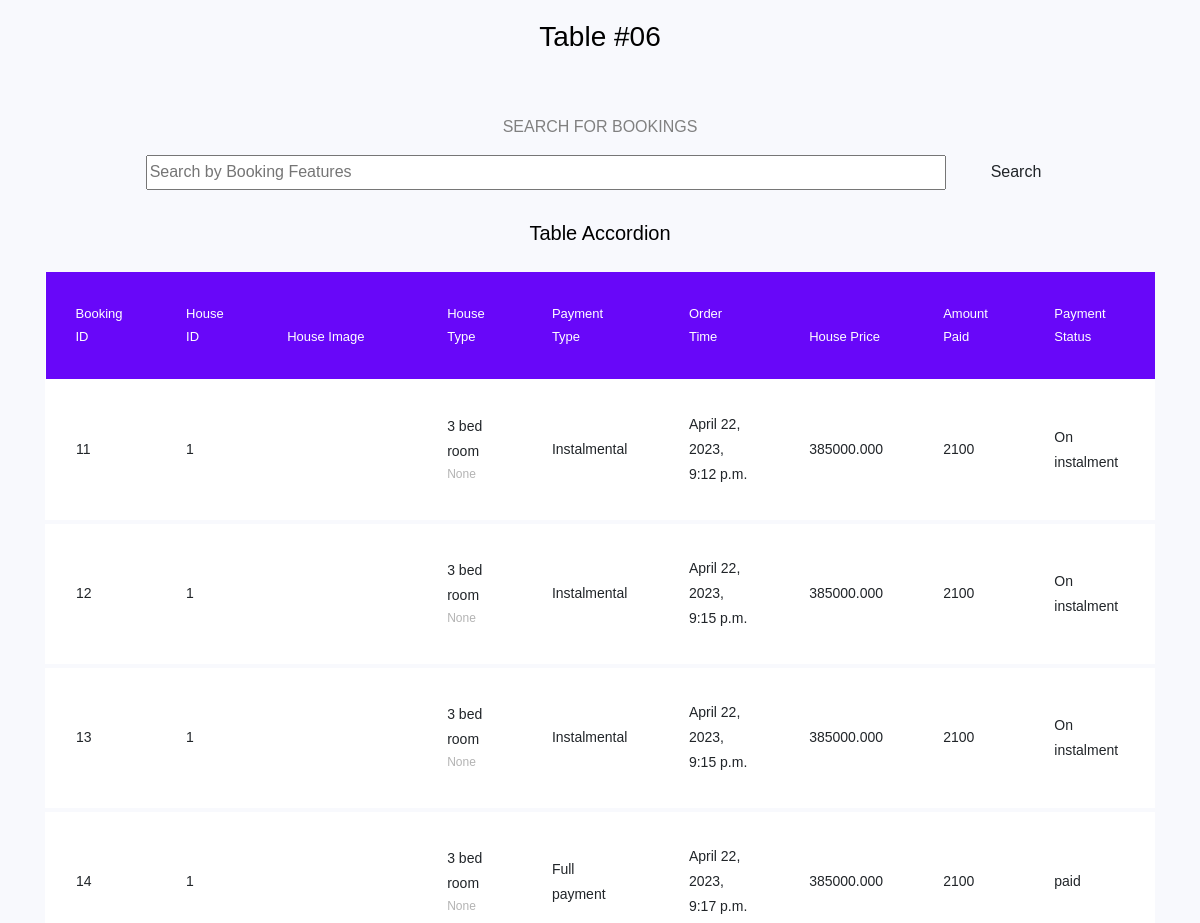
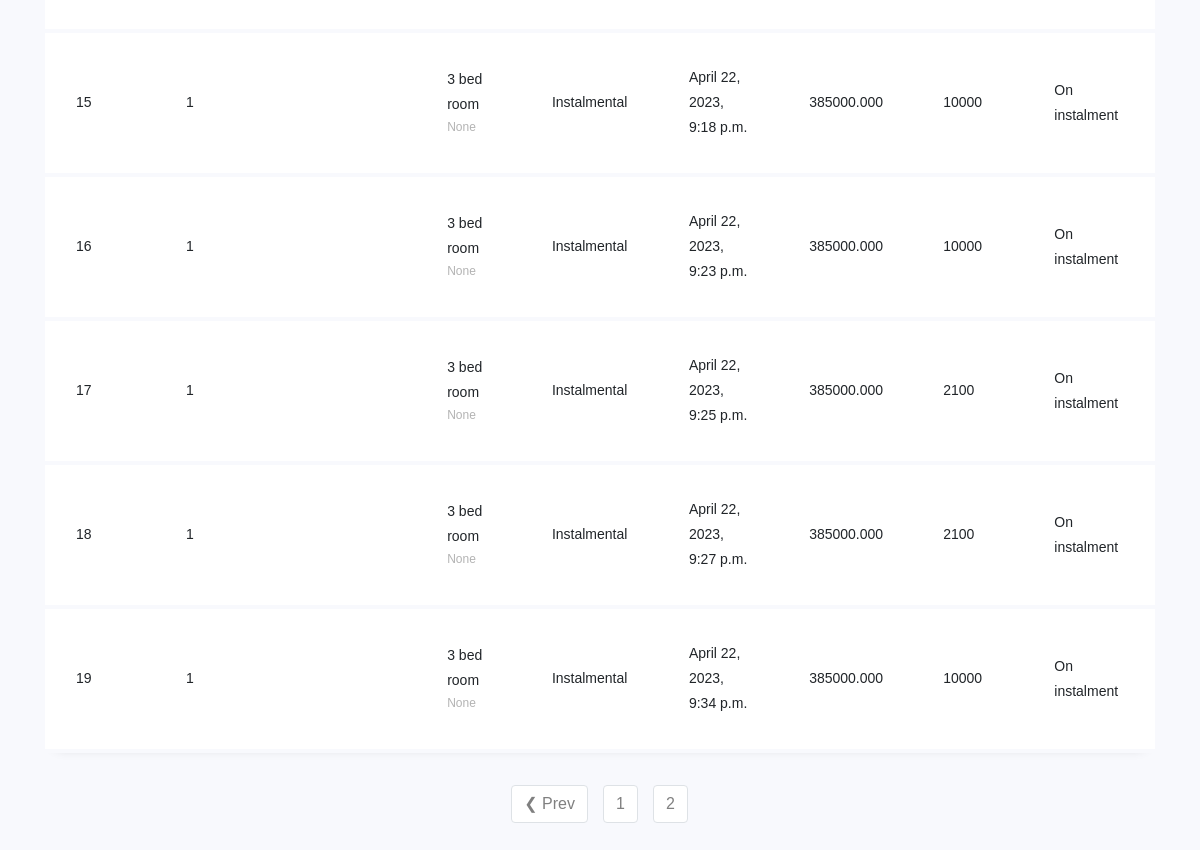
The app's page /bookings/?page=2 with its own data (2 pictures, top to bottom).
### base/models.py (models this page shows, shortened)
class Booking(models.Model):
    house = models.ForeignKey('House', models.CASCADE)# Field name made lowercase.
    payment_type = models.ForeignKey('PaymentType', models.CASCADE, blank=True, null=True)
    order_time = models.DateTimeField(blank=True, null=True, auto_now_add=True)
    pay_status = models.ForeignKey('PaymentStatus', models.CASCADE)
    paid = models.IntegerField(blank=True, null=True)
    house_price = models.IntegerField(blank=True, null=True)

class House(models.Model):
    price = models.IntegerField(blank=True, null=True)
    description = models.TextField(null=True, blank=True)
    type = models.ForeignKey('HouseTypes', models.CASCADE)  # Field name made lowercase.
    location = models.ForeignKey('HouseLocation', models.CASCADE)  # Field name made lowercase.
    conpletion_status = models.ForeignKey(ConpletionStatus, models.CASCADE,)  # Field name made lowercase.
    class Meta:
        ordering = ['id']
    def __str__(self):
        return str(self.id)
    @property
    def total_price(self):
        value = self.location.value
        price = self.type.price
        return (value * price) + price

class HouseTypes(models.Model):
    house_type = models.CharField(max_length=45)
    price = models.IntegerField(blank=True, null=True)
    def __str__(self):
        return self.house_type

class PaymentType(models.Model):
    payment_type = models.CharField(max_length=45, blank=True, null=True)
    def __str__(self):
        return self.payment_type

class HouseLocation(models.Model):
    location = models.CharField(max_length=45)
    value = models.DecimalField(max_digits=5, decimal_places=3, blank=True, null=True)

class PaymentStatus(models.Model):
    payment_status = models.CharField(max_length=25)
    def __str__(self):
        return self.payment_status

### base/views.py (the view)
# urls.py: path('bookings/', views.booking, name ='bookings'),
def booking(request):
    booking, search_query = searchBooking(request)
    custom_rangeb, booking = paginateBooking(request, booking, 10)
    context = {'booking': booking, 'search_query': search_query, 'custom_range': custom_rangeb}
    return render(request, 'booking.html', context)

### base/views.py (called while the page is built)
def searchBooking(request):
    search_query = ""
    if request.GET.get('search_query'):
        search_query = request.GET.get('search_query')
    booking = Booking.objects.distinct().filter(
        Q(pay_status__payment_status__icontains=search_query) |
        Q(paid__icontains=search_query) |
        Q(payment_type__payment_type__icontains=search_query) |
        Q(order_time__icontains=search_query)
    )
    return booking, search_query

def paginateBooking(request, booking, results):
    pageb = request.GET.get('page')
    paginatorb = Paginator(booking, results)
    try:
        booking = paginatorb.page(pageb)
    except PageNotAnInteger:
        pageb = 1
        booking = paginatorb.page(pageb)
    except EmptyPage:
        pageb = paginatorb.num_pages
        booking = paginatorb.page(pageb)
    except:
        pageb = 1
        booking = paginatorb.page(pageb)
    leftIndex = (int(pageb) - 4)
    if leftIndex < 1:
        leftIndex = 1
    rightIndex =(int(pageb) + 5)
    if rightIndex > paginatorb.num_pages:
        rightIndex = paginatorb.num_pages + 1
    custom_rangeb = range(leftIndex, rightIndex)
    return custom_rangeb, booking

### template/booking.html (shortened to what this page needs)
{% load static %}
<!doctype html>
<html lang="en">
  <head>
	<link rel="stylesheet" href="https://stackpath.bootstrapcdn.com/font-awesome/4.7.0/css/font-awesome.min.css">
	<link rel="stylesheet" href="{% static 'css/styletwo.css' %}">
	</head>
	<body>
	<section class="ftco-section">
		<div class="container">
			<div class="row justify-content-center">
				<div class="col-md-6 text-center mb-4">
					<h2 class="heading-section">Table #06</h2>
				</div>
			</div>
			<section class="hero-section text-center">
				<div class="container container--narrow">
				  <div class="hero-section__box">
					<h2>Search for <span>Bookings</span></h2>
				  </div>
				  <div class="hero-section__search">
					<form id="searchForm" class="form" action="" method="get">
					  <div class="form__field">
						<input class="input input--text" id="formInput#search" type="text" name="search_query"
						value="{{search_query}}"  placeholder="Search by Booking Features" />
					  </div>
					  <input class="btn btn--sub btn--lg" type="submit" value="Search" />
					</form>
				  </div>
				</div>
			</section>
			<div class="row">
				<div class="col-md-12">
					<h3 class="h5 mb-4 text-center">Table Accordion</h3>
					<div class="table-wrap">
						<table class="table">
						  <thead class="thead-primary">
						    <tr>
								<th>Booking ID</th>
								<th>House ID</th>
								<th>House Image</th>
								<th>House Type</th>
								<th>Payment Type</th>
								<th>Order Time</th>
								<th>House Price</th>
								<th>Amount Paid</th>
								<th>Payment Status</th>
						    </tr>
						  </thead>
						  <tbody>
							{% for b in booking %}
						    <tr class="alert" role="alert">
						    	<td>{{b.id}}</td>
								<td>{{b.house}}</td>
						    	<td><div class="img" style="background-image: url(images/product-1.png);"></div></td>
								<td>
									<div class="email">
										<span>{{b.house.type}}</span>
										<span>{{b.house.description|slice:'50'}}</span>
									</div>
								</td>
								<td>{{b.payment_type}}</td>
								<td>{{b.order_time}}</td>
								<td>{{b.house.total_price}}</td>
								<td>{{b.paid}}</td>
								<td>{{b.pay_status}}</td>
						</tr>
							{% endfor %}
						  </tbody>
						</table>
					</div>
				</div>
			</div>
		</div>
	</section>
	{% include "paginator.html" with queryset=booking custom_rangeb=custom_rangeb %}
	</body>
</html>

### records on screen
Booking: id "11", house "1", house.type "3 bed room", house.description "None", payment_type "Instalmental", order_time "April 22, 2023, 9:12 p.m.", house.total_price "385000.000", paid "2100", pay_status "On instalment"
Booking: id "12", house "1", house.type "3 bed room", house.description "None", payment_type "Instalmental", order_time "April 22, 2023, 9:15 p.m.", house.total_price "385000.000", paid "2100", pay_status "On instalment"
Booking: id "13", house "1", house.type "3 bed room", house.description "None", payment_type "Instalmental", order_time "April 22, 2023, 9:15 p.m.", house.total_price "385000.000", paid "2100", pay_status "On instalment"
Booking: id "14", house "1", house.type "3 bed room", house.description "None", payment_type "Full payment", order_time "April 22, 2023, 9:17 p.m.", house.total_price "385000.000", paid "2100", pay_status "paid"
Booking: id "15", house "1", house.type "3 bed room", house.description "None", payment_type "Instalmental", order_time "April 22, 2023, 9:18 p.m.", house.total_price "385000.000", paid "10000", pay_status "On instalment"
Booking: id "16", house "1", house.type "3 bed room", house.description "None", payment_type "Instalmental", order_time "April 22, 2023, 9:23 p.m.", house.total_price "385000.000", paid "10000", pay_status "On instalment"
Booking: id "17", house "1", house.type "3 bed room", house.description "None", payment_type "Instalmental", order_time "April 22, 2023, 9:25 p.m.", house.total_price "385000.000", paid "2100", pay_status "On instalment"
Booking: id "18", house "1", house.type "3 bed room", house.description "None", payment_type "Instalmental", order_time "April 22, 2023, 9:27 p.m.", house.total_price "385000.000", paid "2100", pay_status "On instalment"
Booking: id "19", house "1", house.type "3 bed room", house.description "None", payment_type "Instalmental", order_time "April 22, 2023, 9:34 p.m.", house.total_price "385000.000", paid "10000", pay_status "On instalment"

### other values on screen
{{ page }} "1"
{{ page }} "2"
